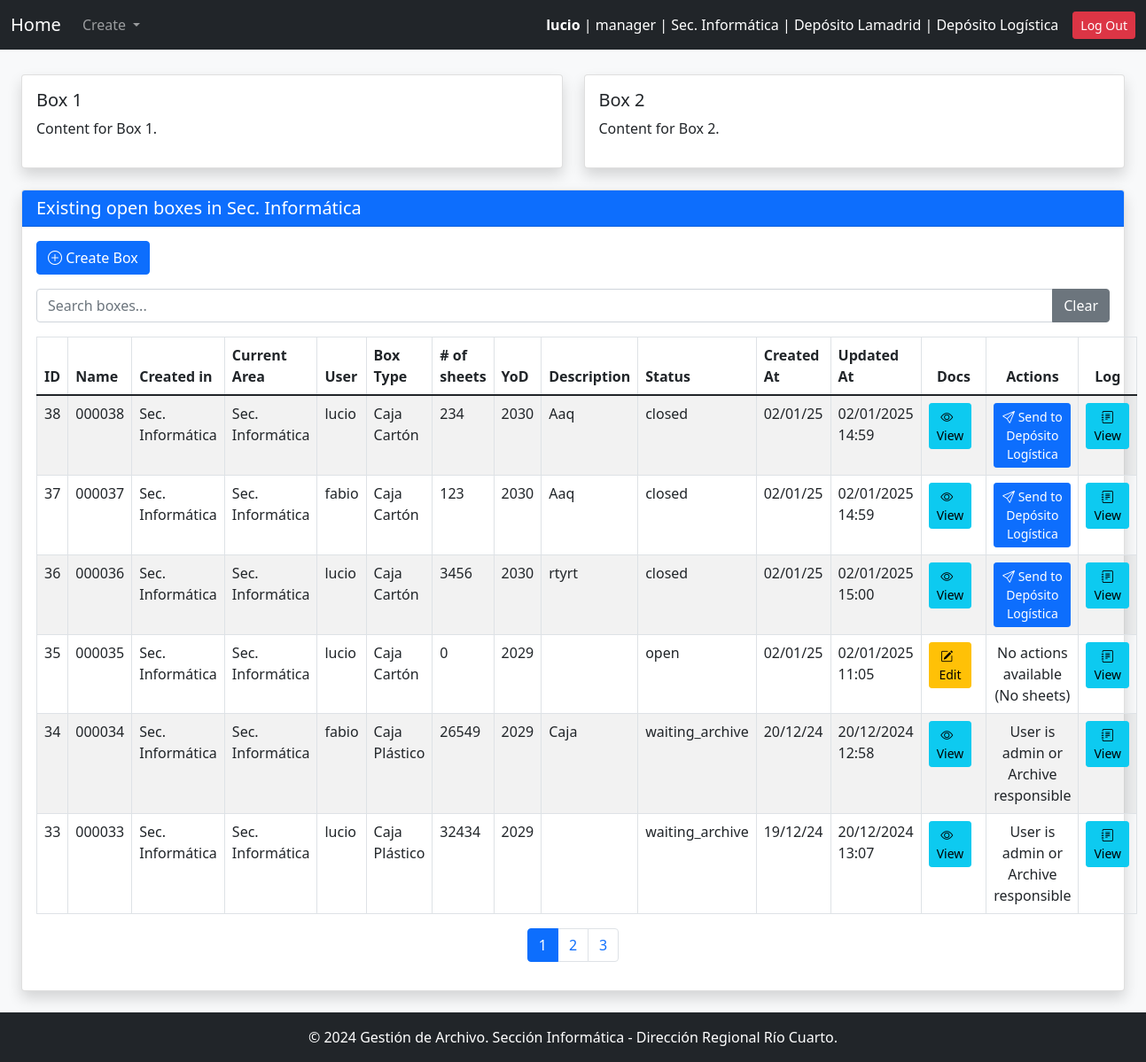
/main/ (signed in), run on the app's committed database.
### gestion_archivo_app/models.py (models this page shows, shortened)
class User(AbstractUser):
    ROLE_CHOICES = [
        ('user', 'User'),
        ('manager', 'Manager'),
        ('archive_responsible', 'Archive Responsible'),
        ('admin', 'System Administrator')
    ]
    role = models.CharField(max_length=32, choices=ROLE_CHOICES)
    area = models.ForeignKey('Area', on_delete=models.PROTECT, verbose_name="User Area")
    deposit = models.ForeignKey(
        'Area',
        on_delete=models.PROTECT,
        default=get_default_archive,
        verbose_name="Archive",
        related_name='deposits'
    )
    objects = UserManager()
    USERNAME_FIELD = 'username'
    REQUIRED_FIELDS = ['first_name', 'last_name', 'role']

class Area(models.Model):
    code = models.CharField(max_length=30, unique=True, verbose_name="Area Code")
    name = models.CharField(max_length=100, unique=True, verbose_name="Area Name")
    description = models.TextField(blank=True, null=True, verbose_name="Description")
    is_deposit = models.BooleanField(default=False, verbose_name="Is Deposit")
    def __str__(self):
        return self.name

class Box(models.Model):
    STATUS_CHOICES = [
        ('open', 'Open'),
        ('closed', 'Closed'),
        ('waiting_close', 'Waiting for Close'),
        ('waiting_archive', 'Waiting for Archive'),
        ('accepted_archive', 'Accepted by Archive Responsible'),
        ('archived', 'In Archive'),
    ]
    name = models.CharField(max_length = 10, primary_key=False, verbose_name="Box Name", null=False, blank=False, unique=True)
    box_type = models.ForeignKey(BoxType, on_delete=models.PROTECT, related_name="boxes")
    description = models.TextField(blank=True, null=True, verbose_name="Box Description")
    user = models.ForeignKey(settings.AUTH_USER_MODEL, on_delete=models.PROTECT, related_name="boxes")
    area = models.ForeignKey(Area, on_delete=models.PROTECT, related_name="boxes")
    status = models.CharField(max_length=32, choices=STATUS_CHOICES, default='open')
    id = models.AutoField(primary_key=True, verbose_name="Box ID")  # Auto-incremental ID
    creation_date = models.DateTimeField(auto_now_add=True, verbose_name="Creation Date")
    update_date =  models.DateTimeField(auto_now=True)
    close_date = models.DateTimeField(blank=True, null=True, default=None, verbose_name="Close Date")
    destruction_year = models.PositiveSmallIntegerField(
        choices=[(0,'Never')] + [(year, str(year)) for year in range(get_current_year(), get_current_year() + 500)],
        verbose_name="Destruction Year"
    )
    current_area = models.ForeignKey(Area, on_delete=models.PROTECT, related_name="current_boxes", verbose_name="Current Area")
    total_sheets = models.PositiveIntegerField(default=0)

class BoxType(models.Model):
    name = models.CharField(max_length=100, unique=True, verbose_name="Box Type")
    description = models.TextField(blank=True, null=True, verbose_name="Description")

### gestion_archivo_app/views.py (the view)
# urls.py: path('main/', main, name='main'),
@login_required
def main(request):
    if request.user.role == 'admin':
        items = Box.objects.all().order_by('-name')
    else:
        user_area = request.user.area
        items = Box.objects.filter(area=user_area).order_by('-name')
    user_area = request.user.area
    return render(request, "main.html", {"items": items})

### gestion_archivo_app/context_processors.py (called while the page is built)
def system_config(request):
    try:
        pagination_limit = int(SystemConfigKeyValues.objects.get(key="pagination_limit").value)
    except SystemConfigKeyValues.DoesNotExist:
        pagination_limit = 10  # Valor por defecto
    try:
        default_archive_code = SystemConfigKeyValues.objects.get(key="default_archive_code").value
    except SystemConfigKeyValues.DoesNotExist:
        default_archive_code = "AADE_ARCHIVE"  # Valor por defecto
    try:
        config_name_org = SystemConfigKeyValues.objects.get(key="config_name_org").value
    except SystemConfigKeyValues.DoesNotExist:
        config_name_org = "Define config_name_org"  # Valor por defecto
    return {
        "pagination_limit": pagination_limit,
        "default_archive_code": default_archive_code,
        "config_name_org": config_name_org
    }

def archive_responsible_area(request):
    if request.user.is_authenticated and hasattr(request.user, 'deposit'):
        try:
            archive_responsible = User.objects.filter(
                role='archive_responsible',
                deposit=request.user.deposit
            ).first()
            return {'archive_responsible_area': archive_responsible.area if archive_responsible else None}
        except Exception as e:
            print(f"Error in archive_responsible_area context processor: {e}")
    return {'archive_responsible_area': None}

### gestion_archivo_app/templates/main.html (shortened to what this page needs)
{% extends "base.html" %}
{% block content %}
<div class="container-fluid mt-4">
    <div class="row">
        <div class="col-md-6">
            <div class="card shadow">
                <div class="card-body">
                    <h5 class="card-title">Box 1</h5>
                    <p>Content for Box 1.</p>
                </div>
            </div>
        </div>
        <div class="col-md-6">
            <div class="card shadow">
                <div class="card-body">
                    <h5 class="card-title">Box 2</h5>
                    <p>Content for Box 2.</p>
                </div>
            </div>
        </div>
    </div>
    <div class="row mt-4">
        <div class="col-12">
            <div class="card shadow">
                <div class="card-header bg-primary text-white">
                    <h5 class="mb-0">Existing open boxes in {{ user.area.name }}</h5>
                </div>
                <div class="card-body">
                    <div class="mb-3">
                        <a href="{% url 'create_box' %}" class="btn btn-primary">
                            <i class="bi bi-plus-circle"></i> Create Box
                        </a>
                    </div>
                    <div class="mb-3">
                        <div class="input-group">
                            <input type="text" id="searchInputId" class="form-control" placeholder="Search boxes...">
                            <button type="button" class="btn btn-secondary" onclick="clearSearch()">Clear</button>
                        </div>
                    </div>
                    <table class="table table-bordered table-striped mt-3" id="tableId">
                        <thead>
                            <tr>
                                <th onclick="sortTable(0)">ID </th>
                                <th onclick="sortTable(1)">Name </th>
                                <th onclick="sortTable(2)">Created in</th>
                                <th onclick="sortTable(3)">Current Area</th>
                                <th onclick="sortTable(4)">User </th>
                                <th onclick="sortTable(5)">Box Type </th>
                                <th onclick="sortTable(6)"># of sheets </th>
                                <th onclick="sortTable(7)">YoD </th>
                                <th onclick="sortTable(8)">Description </th>
                                <th onclick="sortTable(9)">Status </th>
                                <th onclick="sortTable(10)">Created At </th>
                                <th onclick="sortTable(11)">Updated At </th>
                                <th class="text-center">Docs</th>
                                <th class="text-center">Actions</th>
                                <th class="text-center">Log</th>
                            </tr>
                        </thead>
                        <tbody id="tableBodyId">
                            {% for item in items %}
                                <tr>
                                    <td>{{ item.id }}</td>
                                    <td>{{ item.name }}</td>
                                    <td>{{ item.area.name }}</td>
                                    <td>{{ item.current_area.name }}</td>
                                    <td>{{ item.user.username }}</td>
                                    <td>{{ item.box_type.name }}</td>
                                    <td>{{ item.total_sheets }}</td>
                                    <td>{{ item.destruction_year }}</td>
                                    <td>{{ item.description }}</td>
                                    <td>{{ item.status }}</td>
                                    <td>{{ item.creation_date|date:"d/m/y" }}</td>
                                    <td>{{ item.update_date|date:"d/m/Y H:i"  }}</td>
                                    {% if item.status == 'open' %}
                                        {% if user.role == 'manager' or user.role == 'user' %}
                                            <td class="text-center">
                                                <a href="{% url 'edit_box_documentation' item.id %}" class="btn btn-sm btn-warning me-2">
                                                    <i class="bi bi-pencil-square"></i> &nbsp; Edit
                                                </a>
                                            </td>
                                        {% else %}
                                            <td class="text-center">
                                                <a href="{% url 'edit_box_documentation' item.id %}" class="btn btn-sm btn-info me-2">
                                                    <i class="bi bi-eye"></i> &nbsp; View
                                                </a>
                                            </td>
                                        {% endif %}
                                    {% else %}
                                        <td class="text-center">
                                            <a href="{% url 'edit_box_documentation' item.id %}" class="btn btn-sm btn-info me-2">
                                                <i class="bi bi-eye"></i> &nbsp; View
                                            </a>
                                        </td>
                                    {% endif %}
                                    <td class="text-center">
                                        {% if item.total_sheets == 0 %}
                                            No actions available (No sheets)
                                        {% elif item.status == 'closed' and user.role == 'manager' %}
                                            <a href="{% url 'send_box_to_archive' item.id %}" class="btn btn-sm btn-primary send-to-archive" >
                                                <i class="bi bi-send"></i> Send to {{archive_responsible_area}}
                                            </a>
                                        {% elif user.role == 'user' %}
                                            None (User is user)
                                        {% else %}
                                            User is admin or Archive responsible
                                        {% endif %}
                                    </td>
                                    <td class="text-center">
                                        <a href="{% url 'box_logs' item.id %}" class="btn btn-sm btn-info">
                                            <i class="bi bi-journal-text"></i> View
                                        </a>
                                    </td>
                                </tr>
                            {% endfor %}
                        </tbody>
                    </table>
                    <nav class="mt-3">
                        <ul class="pagination justify-content-center" id="tableBodyIdPagination">
                        </ul>
                    </nav>
                </div>
            </div>
        </div>
    </div>
</div>
{% load static %}
{% endblock %}

### gestion_archivo_app/templates/base.html (shortened to what this page needs)
<!DOCTYPE html>
<html lang="en">
<head>
    {% load static %}
    <link href="https://cdn.jsdelivr.net/npm/bootstrap-icons/font/bootstrap-icons.css" rel="stylesheet">
<link rel="stylesheet" href="https://cdn.jsdelivr.net/npm/bootstrap@5.1.3/dist/css/bootstrap.min.css" />
<link rel="stylesheet" href="https://cdn.jsdelivr.net/npm/select2@4.1.0-rc.0/dist/css/select2.min.css" />
<link rel="stylesheet" href="https://cdn.jsdelivr.net/npm/select2-bootstrap-5-theme@1.3.0/dist/select2-bootstrap-5-theme.min.css" />
<link rel="stylesheet" href="https://cdn.jsdelivr.net/npm/select2-bootstrap-5-theme@1.3.0/dist/select2-bootstrap-5-theme.rtl.min.css" />
</head>
<body class="bg-light" a>
    <nav class="navbar navbar-expand-lg navbar-dark bg-dark">
        <div class="container-fluid">
            <a class="navbar-brand" href="{% url 'main' %}">Home</a>
            <div class="collapse navbar-collapse" id="navbarNav">
                <ul class="navbar-nav me-auto">
                    <li class="nav-item dropdown">
                        <a class="nav-link dropdown-toggle" href="#" id="createDropdown" role="button" data-bs-toggle="dropdown" aria-expanded="false">
                            Create
                        </a>
                    </li>
                </ul>
            </div>
                <div class="d-flex align-items-center">
                    {% if user.is_authenticated %}
                        <span class="text-white me-3">
                            <strong>{{ user.username }}</strong> | {{ user.role }} | {{ user.area.name }} | {{ user.deposit.name }} | {{ archive_responsible_area }}
                        </span>
                        <a href="{% url 'logout' %}" class="btn btn-danger btn-sm">Log Out</a>
                    {% else %}
                        <a href="{% url 'login' %}" class="btn btn-success btn-sm">Log In</a>
                    {% endif %}
                </div>
            </div>
    </nav>
    <div class="container-fluid py-4" style='margin-top:-20px' >
        {% block content %}{% endblock %}
    </div>
    <footer class="bg-dark text-white text-center py-3 mt-auto">
        <p class="mb-0">&copy; 2024 Gestión de Archivo. Sección Informática - Dirección Regional Río Cuarto.</p>
    </footer>
</body>
</html>

### gestion_archivo_app/templates/base.html (style rules this page uses)
html { scroll-behavior:auto; }

### data on the page
User: username "lucio", role "manager", area.name "Sec. Informática", deposit.name "Depósito Lamadrid"
Area: name "Depósito Logística"
Box: id "38", name "000038", area.name "Sec. Informática", current_area.name "Sec. Informática", user.username "lucio", box_type.name "Caja Cartón", total_sheets "234", destruction_year "2030", description "Aaq", status "closed", creation_date "02/01/25", update_date "02/01/2025 14:59"
Box: id "37", name "000037", area.name "Sec. Informática", current_area.name "Sec. Informática", user.username "fabio", box_type.name "Caja Cartón", total_sheets "123", destruction_year "2030", description "Aaq", status "closed", creation_date "02/01/25", update_date "02/01/2025 14:59"
Box: id "36", name "000036", area.name "Sec. Informática", current_area.name "Sec. Informática", user.username "lucio", box_type.name "Caja Cartón", total_sheets "3456", destruction_year "2030", description "rtyrt", status "closed", creation_date "02/01/25", update_date "02/01/2025 15:00"
Box: id "35", name "000035", area.name "Sec. Informática", current_area.name "Sec. Informática", user.username "lucio", box_type.name "Caja Cartón", total_sheets "0", destruction_year "2029", status "open", creation_date "02/01/25", update_date "02/01/2025 11:05", shows "No actions available (No sheets)"
Box: id "34", name "000034", area.name "Sec. Informática", current_area.name "Sec. Informática", user.username "fabio", box_type.name "Caja Plástico", total_sheets "26549", destruction_year "2029", description "Caja", status "waiting_archive", creation_date "20/12/24", update_date "20/12/2024 12:58", shows "User is admin or Archive responsible"
Box: id "33", name "000033", area.name "Sec. Informática", current_area.name "Sec. Informática", user.username "lucio", box_type.name "Caja Plástico", total_sheets "32434", destruction_year "2029", status "waiting_archive", creation_date "19/12/24", update_date "20/12/2024 13:07", shows "User is admin or Archive responsible"
